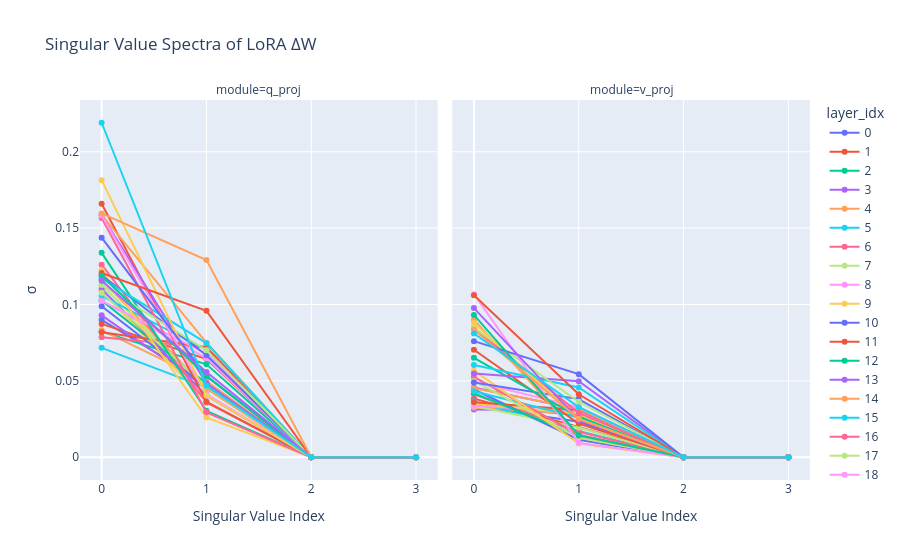

Notebook code for this chart:
### Markdown cell above
## 3. Singular Value Spectra

How concentrated is the LoRA update? A rank-1-dominant spectrum suggests the adapter
learned a single direction (analogous to angular steering's single-direction rotation).

### Code cell
# Build a long-form dataframe of singular values
sv_rows = []
for _, row in df_w.iterrows():
    for rank_i, sv in enumerate(row["singular_values"]):
        sv_rows.append({
            "layer_idx": row["layer_idx"],
            "module": row["module"],
            "rank": rank_i,
            "singular_value": sv,
        })
df_sv = pd.DataFrame(sv_rows)

fig = px.line(
    df_sv,
    x="rank",
    y="singular_value",
    color="layer_idx",
    facet_col="module",
    title="Singular Value Spectra of LoRA ΔW",
    labels={"rank": "Singular Value Index", "singular_value": "σ"},
    markers=True,
)
fig.show()

### Figure 1 — Plotly figure (JSON) as saved in the notebook; plotly's stock layout.template omitted (floating-point values rounded to 4 significant figures)
{"data": [{"hovertemplate": "layer_idx=0<br>module=q_proj<br>Singular Value Index=%{x}<br>σ=%{y}<extra></extra>", "legendgroup": "0", "line": {"color": "#636efa", "dash": "solid"}, "marker": {"symbol": "circle"}, "mode": "lines+markers", "name": "0", "orientation": "v", "showlegend": true, "type": "scatter", "x": [0, 1, 2, 3], "xaxis": "x", "y": [0.08997, 0.04843, 2.436e-10, 2.349e-10], "yaxis": "y"}, {"hovertemplate": "layer_idx=0<br>module=v_proj<br>Singular Value Index=%{x}<br>σ=%{y}<extra></extra>", "legendgroup": "0", "line": {"color": "#636efa", "dash": "solid"}, "marker": {"symbol": "circle"}, "mode": "lines+markers", "name": "0", "orientation": "v", "showlegend": false, "type": "scatter", "x": [0, 1, 2, 3], "xaxis": "x2", "y": [0.03355, 0.02324, 1.925e-10, 1.858e-10], "yaxis": "y2"}, {"hovertemplate": "layer_idx=1<br>module=q_proj<br>Singular Value Index=%{x}<br>σ=%{y}<extra></extra>", "legendgroup": "1", "line": {"color": "#EF553B", "dash": "solid"}, "marker": {"symbol": "circle"}, "mode": "lines+markers", "name": "1", "orientation": "v", "showlegend": true, "type": "scatter", "x": [0, 1, 2, 3], "xaxis": "x", "y": [0.08729, 0.06431, 2.612e-10, 2.201e-10], "yaxis": "y"}, {"hovertemplate": "layer_idx=1<br>module=v_proj<br>Singular Value Index=%{x}<br>σ=%{y}<extra></extra>", "legendgroup": "1", "line": {"color": "#EF553B", "dash": "solid"}, "marker": {"symbol": "circle"}, "mode": "lines+markers", "name": "1", "orientation": "v", "showlegend": false, "type": "scatter", "x": [0, 1, 2, 3], "xaxis": "x2", "y": [0.03838, 0.01975, 1.925e-10, 1.811e-10], "yaxis": "y2"}, {"hovertemplate": "layer_idx=2<br>module=q_proj<br>Singular Value Index=%{x}<br>σ=%{y}<extra></extra>", "legendgroup": "2", "line": {"color": "#00cc96", "dash": "solid"}, "marker": {"symbol": "circle"}, "mode": "lines+markers", "name": "2", "orientation": "v", "showlegend": true, "type": "scatter", "x": [0, 1, 2, 3], "xaxis": "x", "y": [0.08224, 0.06083, 2.454e-10, 2.38e-10], "yaxis": "y"}, {"hovertemplate": "layer_idx=2<br>module=v_proj<br>Singular Value Index=%{x}<br>σ=%{y}<extra></extra>", "legendgroup": "2", "line": {"color": "#00cc96", "dash": "solid"}, "marker": {"symbol": "circle"}, "mode": "lines+markers", "name": "2", "orientation": "v", "showlegend": false, "type": "scatter", "x": [0, 1, 2, 3], "xaxis": "x2", "y": [0.03367, 0.02767, 2.135e-10, 1.847e-10], "yaxis": "y2"}, {"hovertemplate": "layer_idx=3<br>module=q_proj<br>Singular Value Index=%{x}<br>σ=%{y}<extra></extra>", "legendgroup": "3", "line": {"color": "#ab63fa", "dash": "solid"}, "marker": {"symbol": "circle"}, "mode": "lines+markers", "name": "3", "orientation": "v", "showlegend": true, "type": "scatter", "x": [0, 1, 2, 3], "xaxis": "x", "y": [0.09288, 0.04531, 2.499e-10, 2.425e-10], "yaxis": "y"}, {"hovertemplate": "layer_idx=3<br>module=v_proj<br>Singular Value Index=%{x}<br>σ=%{y}<extra></extra>", "legendgroup": "3", "line": {"color": "#ab63fa", "dash": "solid"}, "marker": {"symbol": "circle"}, "mode": "lines+markers", "name": "3", "orientation": "v", "showlegend": false, "type": "scatter", "x": [0, 1, 2, 3], "xaxis": "x2", "y": [0.03124, 0.03041, 1.909e-10, 1.818e-10], "yaxis": "y2"}, {"hovertemplate": "layer_idx=4<br>module=q_proj<br>Singular Value Index=%{x}<br>σ=%{y}<extra></extra>", "legendgroup": "4", "line": {"color": "#FFA15A", "dash": "solid"}, "marker": {"symbol": "circle"}, "mode": "lines+markers", "name": "4", "orientation": "v", "showlegend": true, "type": "scatter", "x": [0, 1, 2, 3], "xaxis": "x", "y": [0.08318, 0.0499, 2.07e-10, 2.045e-10], "yaxis": "y"}, {"hovertemplate": "layer_idx=4<br>module=v_proj<br>Singular Value Index=%{x}<br>σ=%{y}<extra></extra>", "legendgroup": "4", "line": {"color": "#FFA15A", "dash": "solid"}, "marker": {"symbol": "circle"}, "mode": "lines+markers", "name": "4", "orientation": "v", "showlegend": false, "type": "scatter", "x": [0, 1, 2, 3], "xaxis": "x2", "y": [0.03238, 0.0284, 1.944e-10, 1.817e-10], "yaxis": "y2"}, {"hovertemplate": "layer_idx=5<br>module=q_proj<br>Singular Value Index=%{x}<br>σ=%{y}<extra></extra>", "legendgroup": "5", "line": {"color": "#19d3f3", "dash": "solid"}, "marker": {"symbol": "circle"}, "mode": "lines+markers", "name": "5", "orientation": "v", "showlegend": true, "type": "scatter", "x": [0, 1, 2, 3], "xaxis": "x", "y": [0.07165, 0.0456, 1.803e-10, 1.757e-10], "yaxis": "y"}, {"hovertemplate": "layer_idx=5<br>module=v_proj<br>Singular Value Index=%{x}<br>σ=%{y}<extra></extra>", "legendgroup": "5", "line": {"color": "#19d3f3", "dash": "solid"}, "marker": {"symbol": "circle"}, "mode": "lines+markers", "name": "5", "orientation": "v", "showlegend": false, "type": "scatter", "x": [0, 1, 2, 3], "xaxis": "x2", "y": [0.03665, 0.01727, 2.108e-10, 2.034e-10], "yaxis": "y2"}, {"hovertemplate": "layer_idx=6<br>module=q_proj<br>Singular Value Index=%{x}<br>σ=%{y}<extra></extra>", "legendgroup": "6", "line": {"color": "#FF6692", "dash": "solid"}, "marker": {"symbol": "circle"}, "mode": "lines+markers", "name": "6", "orientation": "v", "showlegend": true, "type": "scatter", "x": [0, 1, 2, 3], "xaxis": "x", "y": [0.07857, 0.07189, 2.303e-10, 2.257e-10], "yaxis": "y"}, {"hovertemplate": "layer_idx=6<br>module=v_proj<br>Singular Value Index=%{x}<br>σ=%{y}<extra></extra>", "legendgroup": "6", "line": {"color": "#FF6692", "dash": "solid"}, "marker": {"symbol": "circle"}, "mode": "lines+markers", "name": "6", "orientation": "v", "showlegend": false, "type": "scatter", "x": [0, 1, 2, 3], "xaxis": "x2", "y": [0.04123, 0.01663, 1.906e-10, 1.891e-10], "yaxis": "y2"}, {"hovertemplate": "layer_idx=7<br>module=q_proj<br>Singular Value Index=%{x}<br>σ=%{y}<extra></extra>", "legendgroup": "7", "line": {"color": "#B6E880", "dash": "solid"}, "marker": {"symbol": "circle"}, "mode": "lines+markers", "name": "7", "orientation": "v", "showlegend": true, "type": "scatter", "x": [0, 1, 2, 3], "xaxis": "x", "y": [0.1126, 0.04482, 2.723e-10, 2.688e-10], "yaxis": "y"}, {"hovertemplate": "layer_idx=7<br>module=v_proj<br>Singular Value Index=%{x}<br>σ=%{y}<extra></extra>", "legendgroup": "7", "line": {"color": "#B6E880", "dash": "solid"}, "marker": {"symbol": "circle"}, "mode": "lines+markers", "name": "7", "orientation": "v", "showlegend": false, "type": "scatter", "x": [0, 1, 2, 3], "xaxis": "x2", "y": [0.03353, 0.01948, 1.758e-10, 1.74e-10], "yaxis": "y2"}, {"hovertemplate": "layer_idx=8<br>module=q_proj<br>Singular Value Index=%{x}<br>σ=%{y}<extra></extra>", "legendgroup": "8", "line": {"color": "#FF97FF", "dash": "solid"}, "marker": {"symbol": "circle"}, "mode": "lines+markers", "name": "8", "orientation": "v", "showlegend": true, "type": "scatter", "x": [0, 1, 2, 3], "xaxis": "x", "y": [0.1024, 0.06489, 2.744e-10, 2.728e-10], "yaxis": "y"}, {"hovertemplate": "layer_idx=8<br>module=v_proj<br>Singular Value Index=%{x}<br>σ=%{y}<extra></extra>", "legendgroup": "8", "line": {"color": "#FF97FF", "dash": "solid"}, "marker": {"symbol": "circle"}, "mode": "lines+markers", "name": "8", "orientation": "v", "showlegend": false, "type": "scatter", "x": [0, 1, 2, 3], "xaxis": "x2", "y": [0.03359, 0.02988, 2.025e-10, 1.925e-10], "yaxis": "y2"}, {"hovertemplate": "layer_idx=9<br>module=q_proj<br>Singular Value Index=%{x}<br>σ=%{y}<extra></extra>", "legendgroup": "9", "line": {"color": "#FECB52", "dash": "solid"}, "marker": {"symbol": "circle"}, "mode": "lines+markers", "name": "9", "orientation": "v", "showlegend": true, "type": "scatter", "x": [0, 1, 2, 3], "xaxis": "x", "y": [0.1088, 0.03634, 2.683e-10, 2.591e-10], "yaxis": "y"}, {"hovertemplate": "layer_idx=9<br>module=v_proj<br>Singular Value Index=%{x}<br>σ=%{y}<extra></extra>", "legendgroup": "9", "line": {"color": "#FECB52", "dash": "solid"}, "marker": {"symbol": "circle"}, "mode": "lines+markers", "name": "9", "orientation": "v", "showlegend": false, "type": "scatter", "x": [0, 1, 2, 3], "xaxis": "x2", "y": [0.03528, 0.02825, 2.208e-10, 2.162e-10], "yaxis": "y2"}, {"hovertemplate": "layer_idx=10<br>module=q_proj<br>Singular Value Index=%{x}<br>σ=%{y}<extra></extra>", "legendgroup": "10", "line": {"color": "#636efa", "dash": "solid"}, "marker": {"symbol": "circle"}, "mode": "lines+markers", "name": "10", "orientation": "v", "showlegend": true, "type": "scatter", "x": [0, 1, 2, 3], "xaxis": "x", "y": [0.0988, 0.04583, 2.432e-10, 2.404e-10], "yaxis": "y"}, {"hovertemplate": "layer_idx=10<br>module=v_proj<br>Singular Value Index=%{x}<br>σ=%{y}<extra></extra>", "legendgroup": "10", "line": {"color": "#636efa", "dash": "solid"}, "marker": {"symbol": "circle"}, "mode": "lines+markers", "name": "10", "orientation": "v", "showlegend": false, "type": "scatter", "x": [0, 1, 2, 3], "xaxis": "x2", "y": [0.04435, 0.0115, 2.205e-10, 2.129e-10], "yaxis": "y2"}, {"hovertemplate": "layer_idx=11<br>module=q_proj<br>Singular Value Index=%{x}<br>σ=%{y}<extra></extra>", "legendgroup": "11", "line": {"color": "#EF553B", "dash": "solid"}, "marker": {"symbol": "circle"}, "mode": "lines+markers", "name": "11", "orientation": "v", "showlegend": true, "type": "scatter", "x": [0, 1, 2, 3], "xaxis": "x", "y": [0.08182, 0.072, 2.26e-10, 2.173e-10], "yaxis": "y"}, {"hovertemplate": "layer_idx=11<br>module=v_proj<br>Singular Value Index=%{x}<br>σ=%{y}<extra></extra>", "legendgroup": "11", "line": {"color": "#EF553B", "dash": "solid"}, "marker": {"symbol": "circle"}, "mode": "lines+markers", "name": "11", "orientation": "v", "showlegend": false, "type": "scatter", "x": [0, 1, 2, 3], "xaxis": "x2", "y": [0.03598, 0.031, 2.04e-10, 1.974e-10], "yaxis": "y2"}, {"hovertemplate": "layer_idx=12<br>module=q_proj<br>Singular Value Index=%{x}<br>σ=%{y}<extra></extra>", "legendgroup": "12", "line": {"color": "#00cc96", "dash": "solid"}, "marker": {"symbol": "circle"}, "mode": "lines+markers", "name": "12", "orientation": "v", "showlegend": true, "type": "scatter", "x": [0, 1, 2, 3], "xaxis": "x", "y": [0.1026, 0.04817, 2.673e-10, 2.577e-10], "yaxis": "y"}, {"hovertemplate": "layer_idx=12<br>module=v_proj<br>Singular Value Index=%{x}<br>σ=%{y}<extra></extra>", "legendgroup": "12", "line": {"color": "#00cc96", "dash": "solid"}, "marker": {"symbol": "circle"}, "mode": "lines+markers", "name": "12", "orientation": "v", "showlegend": false, "type": "scatter", "x": [0, 1, 2, 3], "xaxis": "x2", "y": [0.0419, 0.01404, 2.027e-10, 1.995e-10], "yaxis": "y2"}, {"hovertemplate": "layer_idx=13<br>module=q_proj<br>Singular Value Index=%{x}<br>σ=%{y}<extra></extra>", "legendgroup": "13", "line": {"color": "#ab63fa", "dash": "solid"}, "marker": {"symbol": "circle"}, "mode": "lines+markers", "name": "13", "orientation": "v", "showlegend": true, "type": "scatter", "x": [0, 1, 2, 3], "xaxis": "x", "y": [0.1102, 0.04026, 2.61e-10, 2.572e-10], "yaxis": "y"}, {"hovertemplate": "layer_idx=13<br>module=v_proj<br>Singular Value Index=%{x}<br>σ=%{y}<extra></extra>", "legendgroup": "13", "line": {"color": "#ab63fa", "dash": "solid"}, "marker": {"symbol": "circle"}, "mode": "lines+markers", "name": "13", "orientation": "v", "showlegend": false, "type": "scatter", "x": [0, 1, 2, 3], "xaxis": "x2", "y": [0.04572, 0.03136, 2.551e-10, 2.419e-10], "yaxis": "y2"}, {"hovertemplate": "layer_idx=14<br>module=q_proj<br>Singular Value Index=%{x}<br>σ=%{y}<extra></extra>", "legendgroup": "14", "line": {"color": "#FFA15A", "dash": "solid"}, "marker": {"symbol": "circle"}, "mode": "lines+markers", "name": "14", "orientation": "v", "showlegend": true, "type": "scatter", "x": [0, 1, 2, 3], "xaxis": "x", "y": [0.1161, 0.04495, 3.073e-10, 2.924e-10], "yaxis": "y"}, {"hovertemplate": "layer_idx=14<br>module=v_proj<br>Singular Value Index=%{x}<br>σ=%{y}<extra></extra>", "legendgroup": "14", "line": {"color": "#FFA15A", "dash": "solid"}, "marker": {"symbol": "circle"}, "mode": "lines+markers", "name": "14", "orientation": "v", "showlegend": false, "type": "scatter", "x": [0, 1, 2, 3], "xaxis": "x2", "y": [0.04522, 0.03171, 2.735e-10, 2.464e-10], "yaxis": "y2"}, {"hovertemplate": "layer_idx=15<br>module=q_proj<br>Singular Value Index=%{x}<br>σ=%{y}<extra></extra>", "legendgroup": "15", "line": {"color": "#19d3f3", "dash": "solid"}, "marker": {"symbol": "circle"}, "mode": "lines+markers", "name": "15", "orientation": "v", "showlegend": true, "type": "scatter", "x": [0, 1, 2, 3], "xaxis": "x", "y": [0.1057, 0.07023, 2.538e-10, 2.513e-10], "yaxis": "y"}, {"hovertemplate": "layer_idx=15<br>module=v_proj<br>Singular Value Index=%{x}<br>σ=%{y}<extra></extra>", "legendgroup": "15", "line": {"color": "#19d3f3", "dash": "solid"}, "marker": {"symbol": "circle"}, "mode": "lines+markers", "name": "15", "orientation": "v", "showlegend": false, "type": "scatter", "x": [0, 1, 2, 3], "xaxis": "x2", "y": [0.04325, 0.02606, 2.385e-10, 2.235e-10], "yaxis": "y2"}, {"hovertemplate": "layer_idx=16<br>module=q_proj<br>Singular Value Index=%{x}<br>σ=%{y}<extra></extra>", "legendgroup": "16", "line": {"color": "#FF6692", "dash": "solid"}, "marker": {"symbol": "circle"}, "mode": "lines+markers", "name": "16", "orientation": "v", "showlegend": true, "type": "scatter", "x": [0, 1, 2, 3], "xaxis": "x", "y": [0.1261, 0.03589, 3.025e-10, 2.971e-10], "yaxis": "y"}, {"hovertemplate": "layer_idx=16<br>module=v_proj<br>Singular Value Index=%{x}<br>σ=%{y}<extra></extra>", "legendgroup": "16", "line": {"color": "#FF6692", "dash": "solid"}, "marker": {"symbol": "circle"}, "mode": "lines+markers", "name": "16", "orientation": "v", "showlegend": false, "type": "scatter", "x": [0, 1, 2, 3], "xaxis": "x2", "y": [0.05254, 0.01477, 2.647e-10, 2.53e-10], "yaxis": "y2"}, {"hovertemplate": "layer_idx=17<br>module=q_proj<br>Singular Value Index=%{x}<br>σ=%{y}<extra></extra>", "legendgroup": "17", "line": {"color": "#B6E880", "dash": "solid"}, "marker": {"symbol": "circle"}, "mode": "lines+markers", "name": "17", "orientation": "v", "showlegend": true, "type": "scatter", "x": [0, 1, 2, 3], "xaxis": "x", "y": [0.1077, 0.04655, 2.666e-10, 2.618e-10], "yaxis": "y"}, {"hovertemplate": "layer_idx=17<br>module=v_proj<br>Singular Value Index=%{x}<br>σ=%{y}<extra></extra>", "legendgroup": "17", "line": {"color": "#B6E880", "dash": "solid"}, "marker": {"symbol": "circle"}, "mode": "lines+markers", "name": "17", "orientation": "v", "showlegend": false, "type": "scatter", "x": [0, 1, 2, 3], "xaxis": "x2", "y": [0.04997, 0.01275, 2.385e-10, 2.268e-10], "yaxis": "y2"}, {"hovertemplate": "layer_idx=18<br>module=q_proj<br>Singular Value Index=%{x}<br>σ=%{y}<extra></extra>", "legendgroup": "18", "line": {"color": "#FF97FF", "dash": "solid"}, "marker": {"symbol": "circle"}, "mode": "lines+markers", "name": "18", "orientation": "v", "showlegend": true, "type": "scatter", "x": [0, 1, 2, 3], "xaxis": "x", "y": [0.1024, 0.06786, 2.406e-10, 2.376e-10], "yaxis": "y"}, {"hovertemplate": "layer_idx=18<br>module=v_proj<br>Singular Value Index=%{x}<br>σ=%{y}<extra></extra>", "legendgroup": "18", "line": {"color": "#FF97FF", "dash": "solid"}, "marker": {"symbol": "circle"}, "mode": "lines+markers", "name": "18", "orientation": "v", "showlegend": false, "type": "scatter", "x": [0, 1, 2, 3], "xaxis": "x2", "y": [0.04951, 0.03278, 2.83e-10, 2.78e-10], "yaxis": "y2"}, {"hovertemplate": "layer_idx=19<br>module=q_proj<br>Singular Value Index=%{x}<br>σ=%{y}<extra></extra>", "legendgroup": "19", "line": {"color": "#FECB52", "dash": "solid"}, "marker": {"symbol": "circle"}, "mode": "lines+markers", "name": "19", "orientation": "v", "showlegend": true, "type": "scatter", "x": [0, 1, 2, 3], "xaxis": "x", "y": [0.1224, 0.02605, 2.936e-10, 2.859e-10], "yaxis": "y"}, {"hovertemplate": "layer_idx=19<br>module=v_proj<br>Singular Value Index=%{x}<br>σ=%{y}<extra></extra>", "legendgroup": "19", "line": {"color": "#FECB52", "dash": "solid"}, "marker": {"symbol": "circle"}, "mode": "lines+markers", "name": "19", "orientation": "v", "showlegend": false, "type": "scatter", "x": [0, 1, 2, 3], "xaxis": "x2", "y": [0.0567, 0.008998, 2.92e-10, 2.53e-10], "yaxis": "y2"}, {"hovertemplate": "layer_idx=20<br>module=q_proj<br>Singular Value Index=%{x}<br>σ=%{y}<extra></extra>", "legendgroup": "20", "line": {"color": "#636efa", "dash": "solid"}, "marker": {"symbol": "circle"}, "mode": "lines+markers", "name": "20", "orientation": "v", "showlegend": true, "type": "scatter", "x": [0, 1, 2, 3], "xaxis": "x", "y": [0.1191, 0.06679, 2.898e-10, 2.862e-10], "yaxis": "y"}, {"hovertemplate": "layer_idx=20<br>module=v_proj<br>Singular Value Index=%{x}<br>σ=%{y}<extra></extra>", "legendgroup": "20", "line": {"color": "#636efa", "dash": "solid"}, "marker": {"symbol": "circle"}, "mode": "lines+markers", "name": "20", "orientation": "v", "showlegend": false, "type": "scatter", "x": [0, 1, 2, 3], "xaxis": "x2", "y": [0.04897, 0.03806, 3.073e-10, 2.443e-10], "yaxis": "y2"}, {"hovertemplate": "layer_idx=21<br>module=q_proj<br>Singular Value Index=%{x}<br>σ=%{y}<extra></extra>", "legendgroup": "21", "line": {"color": "#EF553B", "dash": "solid"}, "marker": {"symbol": "circle"}, "mode": "lines+markers", "name": "21", "orientation": "v", "showlegend": true, "type": "scatter", "x": [0, 1, 2, 3], "xaxis": "x", "y": [0.1659, 0.03633, 3.948e-10, 3.869e-10], "yaxis": "y"}, {"hovertemplate": "layer_idx=21<br>module=v_proj<br>Singular Value Index=%{x}<br>σ=%{y}<extra></extra>", "legendgroup": "21", "line": {"color": "#EF553B", "dash": "solid"}, "marker": {"symbol": "circle"}, "mode": "lines+markers", "name": "21", "orientation": "v", "showlegend": false, "type": "scatter", "x": [0, 1, 2, 3], "xaxis": "x2", "y": [0.07039, 0.02208, 3.485e-10, 3.334e-10], "yaxis": "y2"}, {"hovertemplate": "layer_idx=22<br>module=q_proj<br>Singular Value Index=%{x}<br>σ=%{y}<extra></extra>", "legendgroup": "22", "line": {"color": "#00cc96", "dash": "solid"}, "marker": {"symbol": "circle"}, "mode": "lines+markers", "name": "22", "orientation": "v", "showlegend": true, "type": "scatter", "x": [0, 1, 2, 3], "xaxis": "x", "y": [0.1338, 0.03041, 3.305e-10, 3.272e-10], "yaxis": "y"}, {"hovertemplate": "layer_idx=22<br>module=v_proj<br>Singular Value Index=%{x}<br>σ=%{y}<extra></extra>", "legendgroup": "22", "line": {"color": "#00cc96", "dash": "solid"}, "marker": {"symbol": "circle"}, "mode": "lines+markers", "name": "22", "orientation": "v", "showlegend": false, "type": "scatter", "x": [0, 1, 2, 3], "xaxis": "x2", "y": [0.06509, 0.02633, 3.421e-10, 3.119e-10], "yaxis": "y2"}, {"hovertemplate": "layer_idx=23<br>module=q_proj<br>Singular Value Index=%{x}<br>σ=%{y}<extra></extra>", "legendgroup": "23", "line": {"color": "#ab63fa", "dash": "solid"}, "marker": {"symbol": "circle"}, "mode": "lines+markers", "name": "23", "orientation": "v", "showlegend": true, "type": "scatter", "x": [0, 1, 2, 3], "xaxis": "x", "y": [0.1584, 0.04838, 4.441e-10, 4.289e-10], "yaxis": "y"}, {"hovertemplate": "layer_idx=23<br>module=v_proj<br>Singular Value Index=%{x}<br>σ=%{y}<extra></extra>", "legendgroup": "23", "line": {"color": "#ab63fa", "dash": "solid"}, "marker": {"symbol": "circle"}, "mode": "lines+markers", "name": "23", "orientation": "v", "showlegend": false, "type": "scatter", "x": [0, 1, 2, 3], "xaxis": "x2", "y": [0.05476, 0.04972, 3.015e-10, 2.919e-10], "yaxis": "y2"}, {"hovertemplate": "layer_idx=24<br>module=q_proj<br>Singular Value Index=%{x}<br>σ=%{y}<extra></extra>", "legendgroup": "24", "line": {"color": "#FFA15A", "dash": "solid"}, "marker": {"symbol": "circle"}, "mode": "lines+markers", "name": "24", "orientation": "v", "showlegend": true, "type": "scatter", "x": [0, 1, 2, 3], "xaxis": "x", "y": [0.1587, 0.075, 3.642e-10, 3.593e-10], "yaxis": "y"}, {"hovertemplate": "layer_idx=24<br>module=v_proj<br>Singular Value Index=%{x}<br>σ=%{y}<extra></extra>", "legendgroup": "24", "line": {"color": "#FFA15A", "dash": "solid"}, "marker": {"symbol": "circle"}, "mode": "lines+markers", "name": "24", "orientation": "v", "showlegend": false, "type": "scatter", "x": [0, 1, 2, 3], "xaxis": "x2", "y": [0.09007, 0.01397, 4.188e-10, 4.048e-10], "yaxis": "y2"}, {"hovertemplate": "layer_idx=25<br>module=q_proj<br>Singular Value Index=%{x}<br>σ=%{y}<extra></extra>", "legendgroup": "25", "line": {"color": "#19d3f3", "dash": "solid"}, "marker": {"symbol": "circle"}, "mode": "lines+markers", "name": "25", "orientation": "v", "showlegend": true, "type": "scatter", "x": [0, 1, 2, 3], "xaxis": "x", "y": [0.1171, 0.0747, 3.375e-10, 3.318e-10], "yaxis": "y"}, {"hovertemplate": "layer_idx=25<br>module=v_proj<br>Singular Value Index=%{x}<br>σ=%{y}<extra></extra>", "legendgroup": "25", "line": {"color": "#19d3f3", "dash": "solid"}, "marker": {"symbol": "circle"}, "mode": "lines+markers", "name": "25", "orientation": "v", "showlegend": false, "type": "scatter", "x": [0, 1, 2, 3], "xaxis": "x2", "y": [0.06036, 0.0457, 3.297e-10, 2.981e-10], "yaxis": "y2"}, {"hovertemplate": "layer_idx=26<br>module=q_proj<br>Singular Value Index=%{x}<br>σ=%{y}<extra></extra>", "legendgroup": "26", "line": {"color": "#FF6692", "dash": "solid"}, "marker": {"symbol": "circle"}, "mode": "lines+markers", "name": "26", "orientation": "v", "showlegend": true, "type": "scatter", "x": [0, 1, 2, 3], "xaxis": "x", "y": [0.1567, 0.02938, 3.875e-10, 3.712e-10], "yaxis": "y"}, {"hovertemplate": "layer_idx=26<br>module=v_proj<br>Singular Value Index=%{x}<br>σ=%{y}<extra></extra>", "legendgroup": "26", "line": {"color": "#FF6692", "dash": "solid"}, "marker": {"symbol": "circle"}, "mode": "lines+markers", "name": "26", "orientation": "v", "showlegend": false, "type": "scatter", "x": [0, 1, 2, 3], "xaxis": "x2", "y": [0.08437, 0.02899, 3.921e-10, 3.786e-10], "yaxis": "y2"}, {"hovertemplate": "layer_idx=27<br>module=q_proj<br>Singular Value Index=%{x}<br>σ=%{y}<extra></extra>", "legendgroup": "27", "line": {"color": "#B6E880", "dash": "solid"}, "marker": {"symbol": "circle"}, "mode": "lines+markers", "name": "27", "orientation": "v", "showlegend": true, "type": "scatter", "x": [0, 1, 2, 3], "xaxis": "x", "y": [0.1127, 0.07005, 2.937e-10, 2.869e-10], "yaxis": "y"}, {"hovertemplate": "layer_idx=27<br>module=v_proj<br>Singular Value Index=%{x}<br>σ=%{y}<extra></extra>", "legendgroup": "27", "line": {"color": "#B6E880", "dash": "solid"}, "marker": {"symbol": "circle"}, "mode": "lines+markers", "name": "27", "orientation": "v", "showlegend": false, "type": "scatter", "x": [0, 1, 2, 3], "xaxis": "x2", "y": [0.0847, 0.03633, 3.996e-10, 3.825e-10], "yaxis": "y2"}, {"hovertemplate": "layer_idx=28<br>module=q_proj<br>Singular Value Index=%{x}<br>σ=%{y}<extra></extra>", "legendgroup": "28", "line": {"color": "#FF97FF", "dash": "solid"}, "marker": {"symbol": "circle"}, "mode": "lines+markers", "name": "28", "orientation": "v", "showlegend": true, "type": "scatter", "x": [0, 1, 2, 3], "xaxis": "x", "y": [0.1583, 0.04135, 3.983e-10, 3.872e-10], "yaxis": "y"}, {"hovertemplate": "layer_idx=28<br>module=v_proj<br>Singular Value Index=%{x}<br>σ=%{y}<extra></extra>", "legendgroup": "28", "line": {"color": "#FF97FF", "dash": "solid"}, "marker": {"symbol": "circle"}, "mode": "lines+markers", "name": "28", "orientation": "v", "showlegend": false, "type": "scatter", "x": [0, 1, 2, 3], "xaxis": "x2", "y": [0.1068, 0.009311, 4.874e-10, 4.766e-10], "yaxis": "y2"}, {"hovertemplate": "layer_idx=29<br>module=q_proj<br>Singular Value Index=%{x}<br>σ=%{y}<extra></extra>", "legendgroup": "29", "line": {"color": "#FECB52", "dash": "solid"}, "marker": {"symbol": "circle"}, "mode": "lines+markers", "name": "29", "orientation": "v", "showlegend": true, "type": "scatter", "x": [0, 1, 2, 3], "xaxis": "x", "y": [0.1814, 0.04039, 4.305e-10, 4.232e-10], "yaxis": "y"}, {"hovertemplate": "layer_idx=29<br>module=v_proj<br>Singular Value Index=%{x}<br>σ=%{y}<extra></extra>", "legendgroup": "29", "line": {"color": "#FECB52", "dash": "solid"}, "marker": {"symbol": "circle"}, "mode": "lines+markers", "name": "29", "orientation": "v", "showlegend": false, "type": "scatter", "x": [0, 1, 2, 3], "xaxis": "x2", "y": [0.08791, 0.02512, 4.209e-10, 4.147e-10], "yaxis": "y2"}, {"hovertemplate": "layer_idx=30<br>module=q_proj<br>Singular Value Index=%{x}<br>σ=%{y}<extra></extra>", "legendgroup": "30", "line": {"color": "#636efa", "dash": "solid"}, "marker": {"symbol": "circle"}, "mode": "lines+markers", "name": "30", "orientation": "v", "showlegend": true, "type": "scatter", "x": [0, 1, 2, 3], "xaxis": "x", "y": [0.1438, 0.05306, 3.458e-10, 3.407e-10], "yaxis": "y"}, {"hovertemplate": "layer_idx=30<br>module=v_proj<br>Singular Value Index=%{x}<br>σ=%{y}<extra></extra>", "legendgroup": "30", "line": {"color": "#636efa", "dash": "solid"}, "marker": {"symbol": "circle"}, "mode": "lines+markers", "name": "30", "orientation": "v", "showlegend": false, "type": "scatter", "x": [0, 1, 2, 3], "xaxis": "x2", "y": [0.076, 0.05439, 3.627e-10, 3.546e-10], "yaxis": "y2"}, {"hovertemplate": "layer_idx=31<br>module=q_proj<br>Singular Value Index=%{x}<br>σ=%{y}<extra></extra>", "legendgroup": "31", "line": {"color": "#EF553B", "dash": "solid"}, "marker": {"symbol": "circle"}, "mode": "lines+markers", "name": "31", "orientation": "v", "showlegend": true, "type": "scatter", "x": [0, 1, 2, 3], "xaxis": "x", "y": [0.1206, 0.09583, 3.554e-10, 3.5e-10], "yaxis": "y"}, {"hovertemplate": "layer_idx=31<br>module=v_proj<br>Singular Value Index=%{x}<br>σ=%{y}<extra></extra>", "legendgroup": "31", "line": {"color": "#EF553B", "dash": "solid"}, "marker": {"symbol": "circle"}, "mode": "lines+markers", "name": "31", "orientation": "v", "showlegend": false, "type": "scatter", "x": [0, 1, 2, 3], "xaxis": "x2", "y": [0.106, 0.04124, 4.686e-10, 4.571e-10], "yaxis": "y2"}, {"hovertemplate": "layer_idx=32<br>module=q_proj<br>Singular Value Index=%{x}<br>σ=%{y}<extra></extra>", "legendgroup": "32", "line": {"color": "#00cc96", "dash": "solid"}, "marker": {"symbol": "circle"}, "mode": "lines+markers", "name": "32", "orientation": "v", "showlegend": true, "type": "scatter", "x": [0, 1, 2, 3], "xaxis": "x", "y": [0.1188, 0.05327, 3.326e-10, 3.241e-10], "yaxis": "y"}, {"hovertemplate": "layer_idx=32<br>module=v_proj<br>Singular Value Index=%{x}<br>σ=%{y}<extra></extra>", "legendgroup": "32", "line": {"color": "#00cc96", "dash": "solid"}, "marker": {"symbol": "circle"}, "mode": "lines+markers", "name": "32", "orientation": "v", "showlegend": false, "type": "scatter", "x": [0, 1, 2, 3], "xaxis": "x2", "y": [0.09318, 0.01441, 4.592e-10, 4.413e-10], "yaxis": "y2"}, {"hovertemplate": "layer_idx=33<br>module=q_proj<br>Singular Value Index=%{x}<br>σ=%{y}<extra></extra>", "legendgroup": "33", "line": {"color": "#ab63fa", "dash": "solid"}, "marker": {"symbol": "circle"}, "mode": "lines+markers", "name": "33", "orientation": "v", "showlegend": true, "type": "scatter", "x": [0, 1, 2, 3], "xaxis": "x", "y": [0.1155, 0.05582, 2.994e-10, 2.937e-10], "yaxis": "y"}, {"hovertemplate": "layer_idx=33<br>module=v_proj<br>Singular Value Index=%{x}<br>σ=%{y}<extra></extra>", "legendgroup": "33", "line": {"color": "#ab63fa", "dash": "solid"}, "marker": {"symbol": "circle"}, "mode": "lines+markers", "name": "33", "orientation": "v", "showlegend": false, "type": "scatter", "x": [0, 1, 2, 3], "xaxis": "x2", "y": [0.09766, 0.0244, 4.81e-10, 4.406e-10], "yaxis": "y2"}, {"hovertemplate": "layer_idx=34<br>module=q_proj<br>Singular Value Index=%{x}<br>σ=%{y}<extra></extra>", "legendgroup": "34", "line": {"color": "#FFA15A", "dash": "solid"}, "marker": {"symbol": "circle"}, "mode": "lines+markers", "name": "34", "orientation": "v", "showlegend": true, "type": "scatter", "x": [0, 1, 2, 3], "xaxis": "x", "y": [0.1596, 0.1291, 4.569e-10, 4.372e-10], "yaxis": "y"}, {"hovertemplate": "layer_idx=34<br>module=v_proj<br>Singular Value Index=%{x}<br>σ=%{y}<extra></extra>", "legendgroup": "34", "line": {"color": "#FFA15A", "dash": "solid"}, "marker": {"symbol": "circle"}, "mode": "lines+markers", "name": "34", "orientation": "v", "showlegend": false, "type": "scatter", "x": [0, 1, 2, 3], "xaxis": "x2", "y": [0.0836, 0.02499, 4.192e-10, 3.973e-10], "yaxis": "y2"}, {"hovertemplate": "layer_idx=35<br>module=q_proj<br>Singular Value Index=%{x}<br>σ=%{y}<extra></extra>", "legendgroup": "35", "line": {"color": "#19d3f3", "dash": "solid"}, "marker": {"symbol": "circle"}, "mode": "lines+markers", "name": "35", "orientation": "v", "showlegend": true, "type": "scatter", "x": [0, 1, 2, 3], "xaxis": "x", "y": [0.219, 0.04677, 5.227e-10, 5.144e-10], "yaxis": "y"}, {"hovertemplate": "layer_idx=35<br>module=v_proj<br>Singular Value Index=%{x}<br>σ=%{y}<extra></extra>", "legendgroup": "35", "line": {"color": "#19d3f3", "dash": "solid"}, "marker": {"symbol": "circle"}, "mode": "lines+markers", "name": "35", "orientation": "v", "showlegend": false, "type": "scatter", "x": [0, 1, 2, 3], "xaxis": "x2", "y": [0.081, 0.0328, 4.108e-10, 3.99e-10], "yaxis": "y2"}], "layout": {"annotations": [{"font": {}, "showarrow": false, "text": "module=q_proj", "x": 0.245, "xanchor": "center", "xref": "paper", "y": 1, "yanchor": "bottom", "yref": "paper"}, {"font": {}, "showarrow": false, "text": "module=v_proj", "x": 0.755, "xanchor": "center", "xref": "paper", "y": 1, "yanchor": "bottom", "yref": "paper"}], "legend": {"title": {"text": "layer_idx"}, "tracegroupgap": 0}, "title": {"text": "Singular Value Spectra of LoRA ΔW"}, "xaxis": {"anchor": "y", "domain": [0, 0.49], "title": {"text": "Singular Value Index"}}, "xaxis2": {"anchor": "y2", "domain": [0.51, 1], "matches": "x", "title": {"text": "Singular Value Index"}}, "yaxis": {"anchor": "x", "domain": [0, 1], "title": {"text": "σ"}}, "yaxis2": {"anchor": "x2", "domain": [0, 1], "matches": "y", "showticklabels": false}}}
